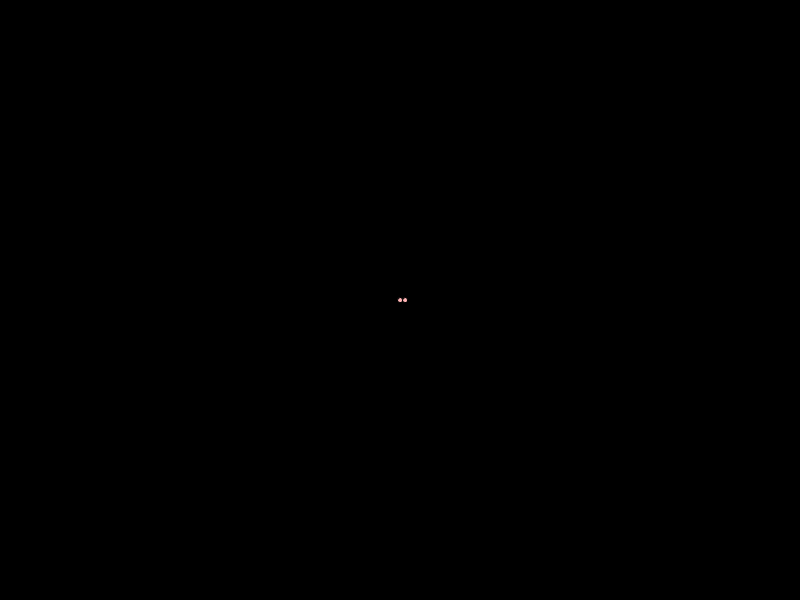
Frame 1 (no input)
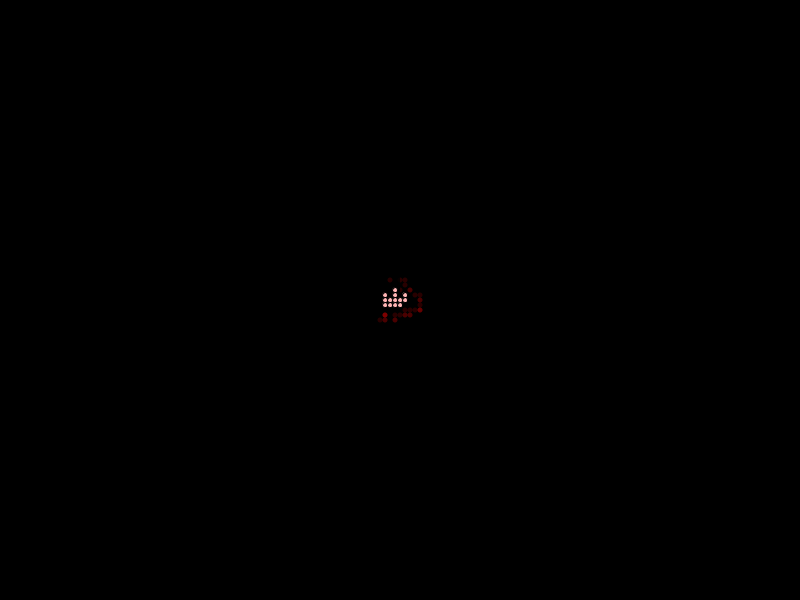
Frame 60 (the mouse pressed at the canvas centre just before this capture)
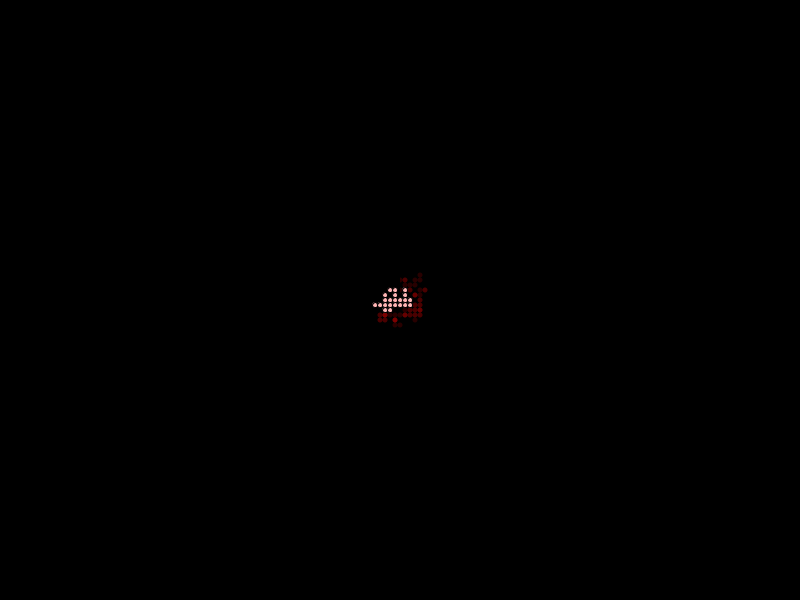
Frame 120 (the mouse held since frame 60 and released just before this capture)

The Processing sketch that drew these frames (run headless with seeded random() and noise(); from frame 60 on, the mouse is pressed at the canvas centre):

// Processing sketch: agent_dla
// ── agent_dla.pde
ArrayList<Node>  nodes ; // un tableau pour stocker les position en 3D
int nodeSize = 5;
float nrow;
float ncol;


void setup() {
  size(800, 600);
  background(0);
  // initialisation de la position de notre camera
  rectMode(CENTER);
  nodes = new ArrayList<Node>();
  nodes.add(new Node(width/2, height/2, nodeSize));

  ncol = int(width/nodeSize);
  nrow = int(height/nodeSize);
}

void draw() {
  noStroke();
  fill(0,150);
  rect(0,0,width,height);
 // background(0);

  float nmax = (sqrt(nodes.size() + 1) + 1) * 1 ;
  float nmin = nmax * 0.1618; // golden ratio

  float newX =  +int(random(nmin, nmax)) * nodeSize;
  float newY =  +int(random(nmin, nmax)) * nodeSize;


  if (random(1) < 0.5) {
    newX *= -1;
  }
  if (random(1) < 0.5) {
    newY *= -1;
  }
  newX += width/2;
  newY +=height/2;

  fill(255, 0, 0,40);
  ellipse(newX, newY, nodeSize, nodeSize);


  boolean found = false;
  for (int i = nodes.size () - 1; i >= 0; i--) {
    Node n = nodes.get(i);
    float d = dist(newX, newY, n.xpos, n.ypos);
    if (d == nodeSize) {
      found = true;
      break;
    }
  }

  if (found) {
    // on vérifie
    boolean already = false;
    for (int i = 0; i < nodes.size (); i++) {
      Node n = nodes.get(i);
      if (n.xpos == newX && n.ypos == newY) {
        already = true;
      }
    }
    if (!already) {
      nodes.add(new Node(newX, newY, nodeSize));
    }
  }

  for (int i = 0; i < nodes.size (); i++) {
    Node n = nodes.get(i);
    n.draw();
  }
}




class Node { 
  float xpos;
  float ypos;
  float rad;

  Node(float x, float y, int rad) {
    xpos = x;
    ypos = y;
    this.rad = rad;
  }

  void draw () {
    pushMatrix();
    //texture(this.texture);// on applique notre texture
    stroke(0);
    fill(255, 180, 180);
    translate(this.xpos, this.ypos);
    ellipse(0, 0, rad, rad);
    popMatrix();
  }
}
